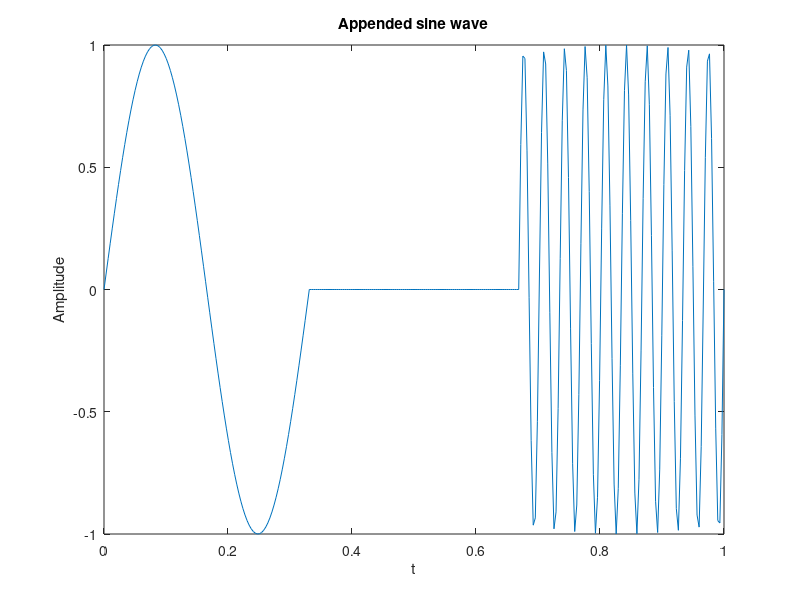

The MATLAB script that drew this image:
%Appending of sine waves
clc
clear all
close all
f1=1;
f2=0;
f3=10;
t1=linspace(0,1,100);
x1=sin(2*pi*f1*t1);
x2=sin(2*pi*f2*t1);
x3=sin(2*pi*f3*t1);
%Appending of sine waves
x=[x1,x2,x3]; %Appended sine wave
t=linspace(0,1,300);
plot(t,x),xlabel('t'),ylabel('Amplitude'),
title('Appended sine wave')
